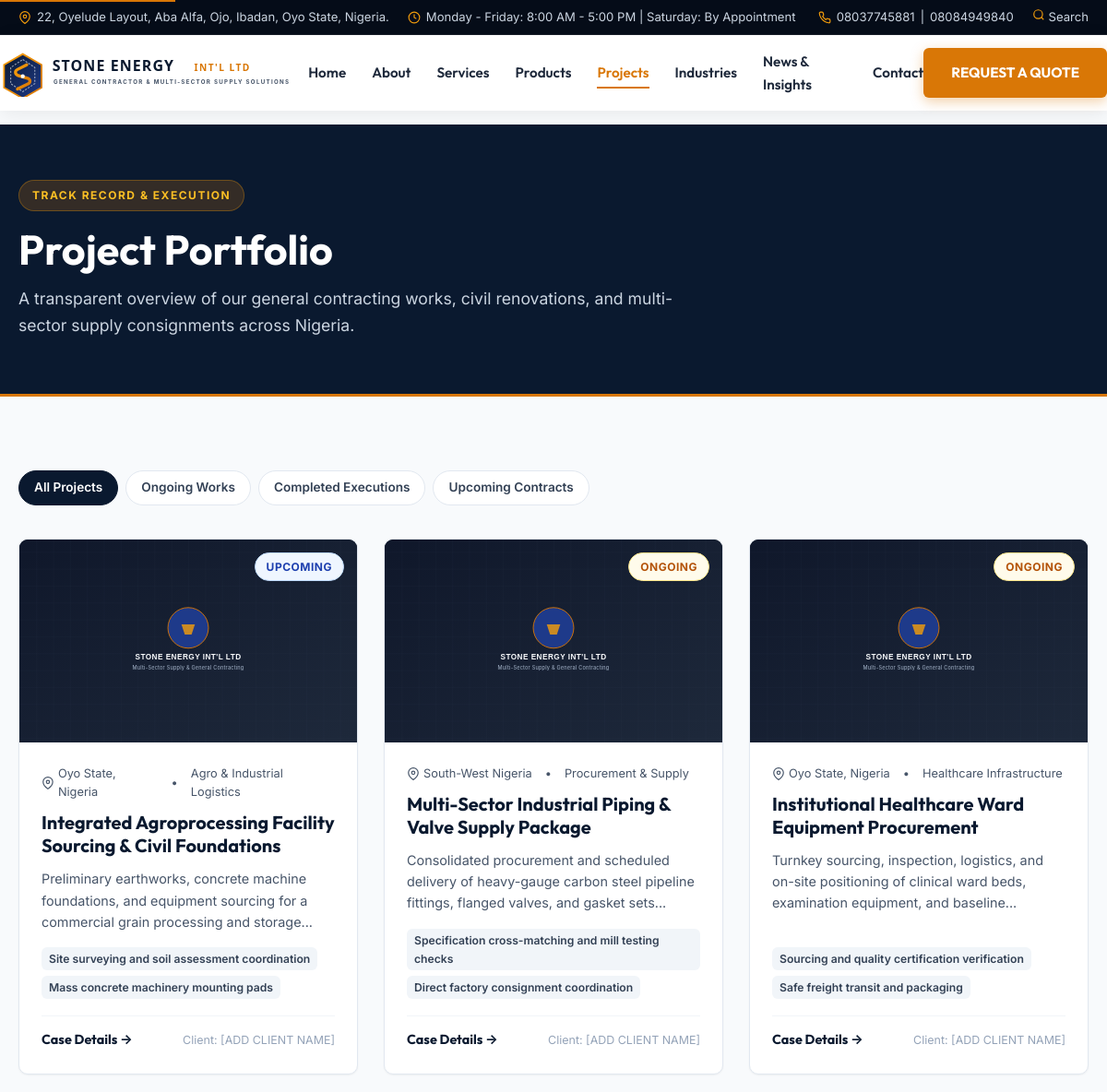
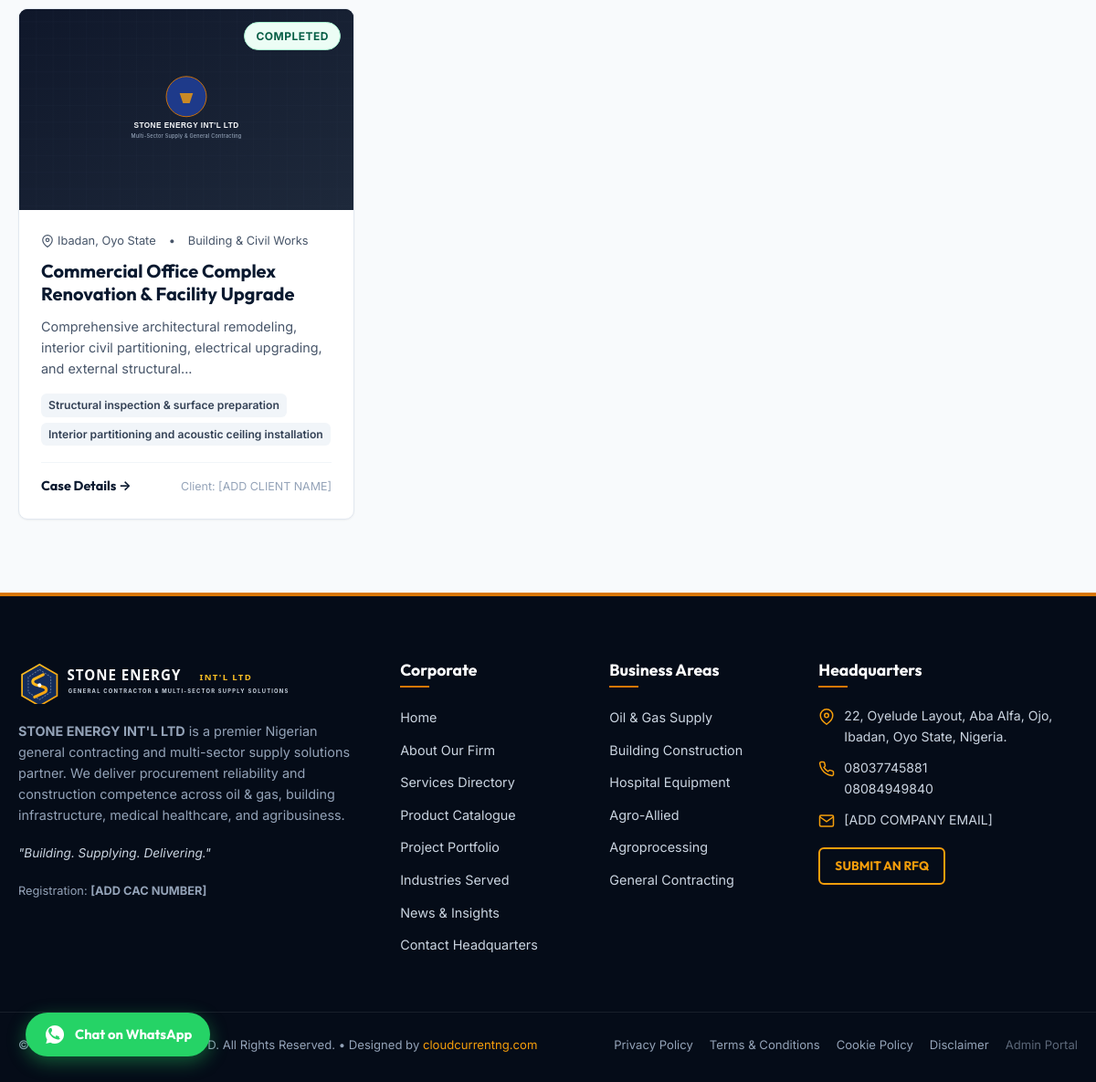
The app's page /projects.php with its own data (2 pictures, top to bottom).
### tables this page shows
CREATE TABLE `projects` (
    `id` INT UNSIGNED AUTO_INCREMENT PRIMARY KEY,
    `title` VARCHAR(200) NOT NULL,
    `slug` VARCHAR(200) NOT NULL UNIQUE,
    `category_id` INT UNSIGNED NOT NULL,
    `location` VARCHAR(150) NOT NULL,
    `client` VARCHAR(150) NOT NULL DEFAULT '[ADD CLIENT NAME]',
    `description` LONGTEXT NOT NULL,
    `scope` TEXT NOT NULL,
    `start_date` DATE DEFAULT NULL,
    `completion_date` DATE DEFAULT NULL,
    `status` ENUM('Upcoming', 'Ongoing', 'Completed') NOT NULL DEFAULT 'Upcoming',
    `featured_image` VARCHAR(255) DEFAULT NULL,
    `published_status` ENUM('published', 'draft') NOT NULL DEFAULT 'published',
    `created_at` DATETIME NOT NULL DEFAULT CURRENT_TIMESTAMP,
    `updated_at` DATETIME NOT NULL DEFAULT CURRENT_TIMESTAMP ON UPDATE CURRENT_TIMESTAMP,
    INDEX `idx_proj_cat` (`category_id`),
    INDEX `idx_proj_status` (`status`),
    INDEX `idx_proj_pub` (`published_status`),
    CONSTRAINT `fk_proj_cat` FOREIGN KEY (`category_id`) REFERENCES `project_categories` (`id`) ON DELETE RESTRICT
);

CREATE TABLE `project_categories` (
    `id` INT UNSIGNED AUTO_INCREMENT PRIMARY KEY,
    `name` VARCHAR(100) NOT NULL UNIQUE,
    `slug` VARCHAR(100) NOT NULL UNIQUE,
    `description` VARCHAR(255) DEFAULT NULL,
    `created_at` DATETIME NOT NULL DEFAULT CURRENT_TIMESTAMP
);

### core/View.php (called while the page is built, shortened)
<?php
function e(?string $string): string {
    return htmlspecialchars($string, ENT_QUOTES | ENT_SUBSTITUTE, 'UTF-8');
}
function url(string $path = ''): string {
    return BASE_URL . ltrim($path, '/');
}
function asset(string $path): string {
    $cleanPath = preg_replace('#^assets/#', '', ltrim($path, '/'));
    return ASSETS_URL . $cleanPath;
}
function upload_url(?string $path, string $fallback = 'images/placeholder.svg'): string {
    if (empty($path)) {
        return asset($fallback);
    }
    return BASE_URL . ltrim($path, '/');
}
function truncate(string $text, int $limit = 150): string {
    $clean = strip_tags($text);
    $sub = mb_substr($clean, 0, $limit);
    $lastSpace = mb_strrpos($sub, ' ');
    if ($lastSpace !== false) {
        $sub = mb_substr($sub, 0, $lastSpace);
    }
    return $sub . '...';
}

### config/database.php (called while the page is built, shortened)
<?php
class Database {
    private static ?PDO $instance = null;
    public static function getConnection(): PDO {
        if (self::$instance === null) {
            $host = env('DB_HOST', '127.0.0.1');
            $port = env('DB_PORT', '3306');
            $db   = env('DB_NAME', 'stoneenergy_db');
            $user = env('DB_USER', 'root');
            $pass = env('DB_PASS', '');
            $dsn = "mysql:host={$host};port={$port};dbname={$db};charset=utf8mb4";
            $options = [
                PDO::ATTR_ERRMODE            => PDO::ERRMODE_EXCEPTION,
                PDO::ATTR_DEFAULT_FETCH_MODE => PDO::FETCH_ASSOC,
                PDO::ATTR_EMULATE_PREPARES   => true,
                PDO::MYSQL_ATTR_INIT_COMMAND => "SET NAMES utf8mb4 COLLATE utf8mb4_unicode_ci"
            ];
            try {
                self::$instance = new PDO($dsn, $user, $pass, $options);
            } catch (PDOException $e) {
                error_log("Database Connection Error: " . $e->getMessage());
                if (env('APP_DEBUG', false)) {
                    die("Database connection failed. Please check your database credentials in .env. Technical detail: " . htmlspecialchars($e->getMessage()));
                } else {
                    http_response_code(500);
                    include ROOT_PATH . '500.php';
                    exit;
                }
            }
        }
        return self::$instance;
    }
    public static function query(string $sql, array $params = []): PDOStatement {
        $pdo = self::getConnection();
        $stmt = $pdo->prepare($sql);
        $stmt->execute($params);
        return $stmt;
    }
    public static function fetchAll(string $sql, array $params = []): array {
        $stmt = self::query($sql, $params);
        return $stmt->fetchAll();
    }
}

### projects.php (the view, shortened to what this page needs)
<?php
$statusFilter = trim($_GET['status'] ?? '');
    ?>
    <?php
$sql = "SELECT p.*, c.name as category_name
        FROM `projects` p
        JOIN `project_categories` c ON p.category_id = c.id
        WHERE p.published_status = 'published' ";
$params = [];
$sql .= "ORDER BY p.id DESC";
$projects = Database::fetchAll($sql, $params);
include INCLUDES_PATH . 'header.php';
?>
<div class="section-dark" style="padding: 60px 0; border-bottom: 3px solid var(--color-accent-500);">
    <div class="container">
        <span class="section-tag section-tag-light">TRACK RECORD &amp; EXECUTION</span>
        <h1 style="font-size: 2.8rem; color: #fff; margin-bottom: 12px;">Project Portfolio</h1>
        <p style="color: #cbd5e1; max-width: 720px; font-size: 1.1rem; margin-bottom: 0;">
            A transparent overview of our general contracting works, civil renovations, and multi-sector supply consignments across Nigeria.
        </p>
    </div>
</div>
<section class="section">
    <div class="container">
        <div class="catalog-toolbar">
            <div class="category-pills">
                <a href="<?= url('projects.php') ?>" class="pill-btn <?= empty($statusFilter) ? 'active' : '' ?>">
                    All Projects
                </a>
                <a href="<?= url('projects.php?status=Ongoing') ?>" class="pill-btn <?= ($statusFilter === 'Ongoing') ? 'active' : '' ?>">
                    Ongoing Works
                </a>
                <a href="<?= url('projects.php?status=Completed') ?>" class="pill-btn <?= ($statusFilter === 'Completed') ? 'active' : '' ?>">
                    Completed Executions
                </a>
                <a href="<?= url('projects.php?status=Upcoming') ?>" class="pill-btn <?= ($statusFilter === 'Upcoming') ? 'active' : '' ?>">
                    Upcoming Contracts
                </a>
            </div>
        </div>
        <?php if (empty($projects)): ?>
        <div style="background: var(--color-white); border: 1px solid var(--color-gray-200); border-radius: var(--radius-md); padding: 60px 20px; text-align: center;">
            <h3 style="font-size: 1.3rem; margin-bottom: 8px;">No Projects Listed</h3>
            <p style="color: var(--color-dark-600); margin-bottom: 20px;">No projects currently registered under this category status.</p>
            <a href="<?= url('projects.php') ?>" class="btn btn-outline-gold btn-sm">View All Projects</a>
        </div>
        <?php else: ?>
        <div class="projects-grid">
            <?php foreach ($projects as $proj):
                $sClass = match ($proj['status']) {
                    'Completed' => 'status-completed',
                    'Ongoing' => 'status-ongoing',
                    default => 'status-upcoming'
                };
            ?>
            <div class="project-card">
                <div class="project-thumb">
                    <img src="<?= upload_url($proj['featured_image'], 'assets/images/placeholder.svg') ?>" alt="<?= e($proj['title']) ?>" loading="lazy">
                    <span class="status-badge <?= $sClass ?>"><?= e($proj['status']) ?></span>
                </div>
                <div class="project-body">
                    <div class="project-meta">
                        <span>
                            <svg width="14" height="14" viewBox="0 0 24 24" fill="none" stroke="currentColor" stroke-width="2"><path d="M21 10c0 7-9 13-9 13s-9-6-9-13a9 9 0 0 1 18 0z"></path><circle cx="12" cy="10" r="3"></circle></svg>
                            <?= e($proj['location']) ?>
                        </span>
                        <span>&bull;</span>
                        <span><?= e($proj['category_name']) ?></span>
                    </div>
                    <h3><?= e($proj['title']) ?></h3>
                    <p><?= truncate($proj['description'], 130) ?></p>
                    <?php if (!empty($proj['scope'])):
                        $scopes = array_slice(explode('||', $proj['scope']), 0, 2);
                    ?>
                    <div class="scope-pills">
                        <?php foreach ($scopes as $sc): ?>
                            <span class="scope-pill"><?= e(trim($sc)) ?></span>
                        <?php endforeach; ?>
                    </div>
                    <?php endif; ?>
                    <div style="margin-top: auto; padding-top: 14px; border-top: 1px solid var(--color-gray-100); display: flex; justify-content: space-between; align-items: center;">
                        <a href="<?= url('projects.php?slug=' . urlencode($proj['slug'])) ?>" class="service-link">
                            Case Details &rarr;
                        </a>
                        <span style="font-size: 0.78rem; color: var(--color-gray-400);">Client: <?= e($proj['client']) ?></span>
                    </div>
                </div>
            </div>
            <?php endforeach; ?>
        </div>
        <?php endif; ?>
    </div>
</section>
<?php include INCLUDES_PATH . 'footer.php'; ?>

### records on screen
projects: status "UPCOMING", location "Oyo State, Nigeria", category.name "Agro & Industrial Logistics", title "Integrated Agroprocessing Facility Sourcing & Civil Foundations", description "Preliminary earthworks, concrete machine foundations, and equipment sourcing for a commercial grain processing and storage...", scope "Site surveying and soil assessment coordination", scope "Mass concrete machinery mounting pads", client "[ADD CLIENT NAME]"
projects: status "ONGOING", location "South-West Nigeria", category.name "Procurement & Supply", title "Multi-Sector Industrial Piping & Valve Supply Package", description "Consolidated procurement and scheduled delivery of heavy-gauge carbon steel pipeline fittings, flanged valves, and gasket sets...", scope "Specification cross-matching and mill testing checks", scope "Direct factory consignment coordination", client "[ADD CLIENT NAME]"
projects: status "ONGOING", location "Oyo State, Nigeria", category.name "Healthcare Infrastructure", title "Institutional Healthcare Ward Equipment Procurement", description "Turnkey sourcing, inspection, logistics, and on-site positioning of clinical ward beds, examination equipment, and baseline...", scope "Sourcing and quality certification verification", scope "Safe freight transit and packaging", client "[ADD CLIENT NAME]"
projects: status "COMPLETED", location "Ibadan, Oyo State", category.name "Building & Civil Works", title "Commercial Office Complex Renovation & Facility Upgrade", description "Comprehensive architectural remodeling, interior civil partitioning, electrical upgrading, and external structural...", scope "Structural inspection & surface preparation", scope "Interior partitioning and acoustic ceiling installation", client "[ADD CLIENT NAME]"

### other values on screen
$officeAddress "22, Oyelude Layout, Aba Alfa, Ojo, Ibadan, Oyo State, Nigeria."
$businessHours "Monday - Friday: 8:00 AM - 5:00 PM | Saturday: By Appointment"
$phonePrimary "08037745881"
$phoneSecondary "08084949840"
$item['label'] "Home"
$item['label'] "About"
$item['label'] "Services"
$item['label'] "Products"
$item['label'] "Projects"
$item['label'] "Industries"
$item['label'] "News & Insights"
$item['label'] "Contact"
$companyName "STONE ENERGY INT'L LTD"
$motto "Building. Supplying. Delivering."
$cacNumber "[ADD CAC NUMBER]"
